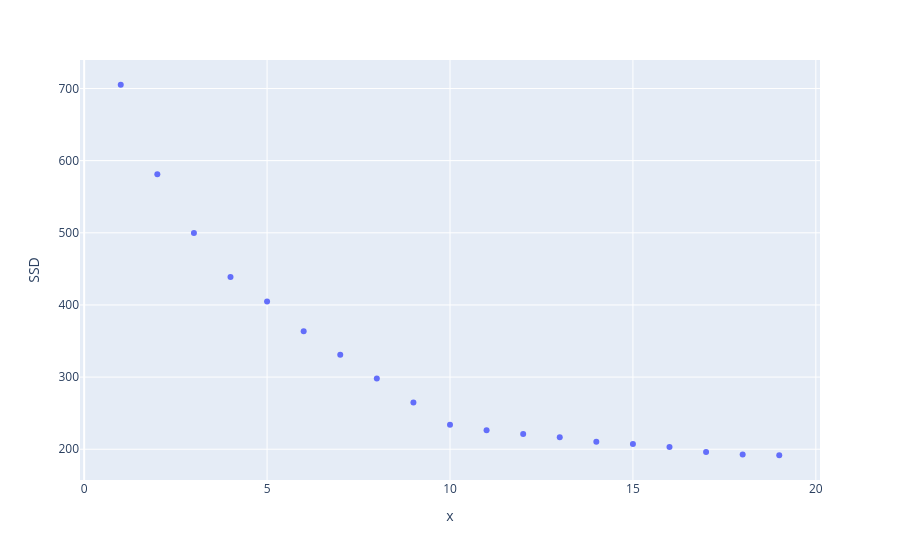

Notebook source saved alongside this figure:
### Code cell
fig = px.scatter(SSDdf,
                x = K,
                y = SSDdf.SSD,
                hover_name=SSDdf.Percentage)
fig.show()

### Figure 1 — Plotly figure (JSON) as saved in the notebook; plotly's stock layout.template omitted (floating-point values rounded to 4 significant figures)
{"data": [{"hoverlabel": {"namelength": 0}, "hovertemplate": "<b>%{hovertext}</b><br><br>x=%{x}<br>SSD=%{y}", "hovertext": [11.78, 21.49, 29.84, 37.17, 43.93, 50.0, 55.53, 60.51, 64.93, 68.84, 72.62, 76.31, 79.93, 83.45, 86.91, 90.3, 93.58, 96.8, 100], "legendgroup": "", "marker": {"color": "#636efa", "symbol": "circle"}, "mode": "markers", "name": "", "showlegend": false, "type": "scatter", "x": [1, 2, 3, 4, 5, 6, 7, 8, 9, 10, 11, 12, 13, 14, 15, 16, 17, 18, 19], "xaxis": "x", "y": [705.2, 581.0, 499.8, 438.9, 404.7, 363.4, 330.8, 298.2, 264.7, 233.9, 226.3, 221.0, 216.7, 210.4, 207.1, 203.3, 196.1, 192.8, 191.7], "yaxis": "y"}], "layout": {"legend": {"tracegroupgap": 0}, "margin": {"t": 60}, "xaxis": {"anchor": "y", "domain": [0, 1], "title": {"text": "x"}}, "yaxis": {"anchor": "x", "domain": [0, 1], "title": {"text": "SSD"}}}}
